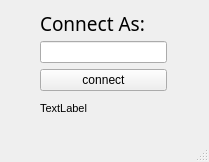
<?xml version="1.0" encoding="UTF-8"?>
<ui version="4.0">
 <class>MainWindow</class>
 <widget class="QMainWindow" name="MainWindow">
  <property name="geometry">
   <rect>
    <x>0</x>
    <y>0</y>
    <width>209</width>
    <height>162</height>
   </rect>
  </property>
  <property name="windowTitle">
   <string>Coffee</string>
  </property>
  <widget class="QWidget" name="centralwidget">
   <widget class="QLabel" name="label_2">
    <property name="geometry">
     <rect>
      <x>40</x>
      <y>100</y>
      <width>121</width>
      <height>16</height>
     </rect>
    </property>
    <property name="font">
     <font>
      <pointsize>8</pointsize>
     </font>
    </property>
    <property name="text">
     <string>TextLabel</string>
    </property>
   </widget>
   <widget class="QWidget" name="">
    <property name="geometry">
     <rect>
      <x>40</x>
      <y>10</y>
      <width>127</width>
      <height>81</height>
     </rect>
    </property>
    <layout class="QVBoxLayout" name="verticalLayout_2">
     <item>
      <layout class="QVBoxLayout" name="verticalLayout">
       <item>
        <spacer name="verticalSpacer">
         <property name="orientation">
          <enum>Qt::Vertical</enum>
         </property>
         <property name="sizeHint" stdset="0">
          <size>
           <width>20</width>
           <height>40</height>
          </size>
         </property>
        </spacer>
       </item>
       <item>
        <widget class="QLabel" name="label">
         <property name="font">
          <font>
           <family>Yu Gothic</family>
           <pointsize>14</pointsize>
          </font>
         </property>
         <property name="text">
          <string>&lt;html&gt;&lt;head/&gt;&lt;body&gt;&lt;p&gt;Connect As:&lt;/p&gt;&lt;/body&gt;&lt;/html&gt;</string>
         </property>
        </widget>
       </item>
       <item>
        <widget class="QLineEdit" name="lineEdit"/>
       </item>
      </layout>
     </item>
     <item>
      <widget class="QPushButton" name="pushButton_2">
       <property name="layoutDirection">
        <enum>Qt::LeftToRight</enum>
       </property>
       <property name="styleSheet">
        <string notr="true"/>
       </property>
       <property name="text">
        <string>connect</string>
       </property>
      </widget>
     </item>
    </layout>
   </widget>
   <zorder>layoutWidget</zorder>
   <zorder>label</zorder>
   <zorder>label_2</zorder>
  </widget>
  <widget class="QMenuBar" name="menubar">
   <property name="geometry">
    <rect>
     <x>0</x>
     <y>0</y>
     <width>209</width>
     <height>17</height>
    </rect>
   </property>
  </widget>
  <widget class="QStatusBar" name="statusbar"/>
 </widget>
 <resources/>
 <connections/>
</ui>
